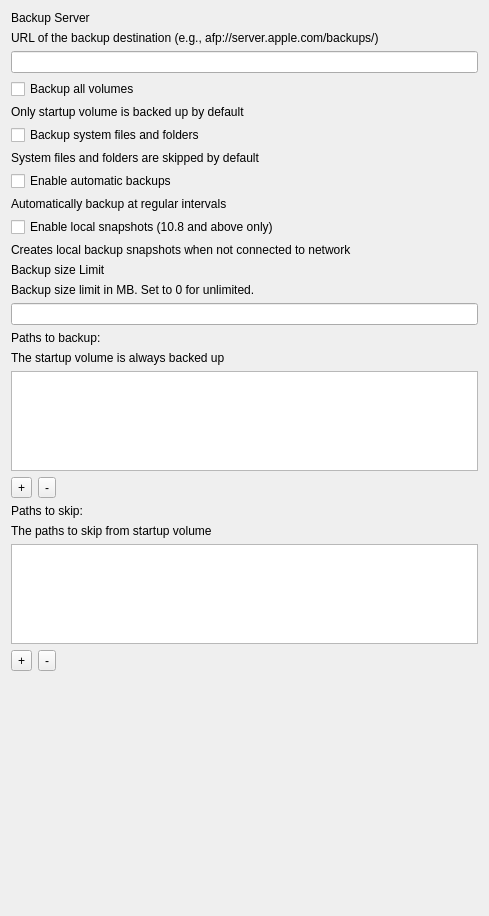
<?xml version="1.0" encoding="UTF-8"?>
<ui version="4.0">
 <class>TimeMachineForm</class>
 <widget class="QWidget" name="TimeMachineForm">
  <property name="geometry">
   <rect>
    <x>0</x>
    <y>0</y>
    <width>489</width>
    <height>916</height>
   </rect>
  </property>
  <layout class="QVBoxLayout" name="verticalLayout">
   <item>
    <widget class="QLabel" name="backupDestURLTitle">
     <property name="text">
      <string>Backup Server</string>
     </property>
     <property name="wordWrap">
      <bool>true</bool>
     </property>
    </widget>
   </item>
   <item>
    <widget class="QLabel" name="lTipbackupDestURLDescription">
     <property name="text">
      <string>URL of the backup destination (e.g., afp://server.apple.com/backups/)</string>
     </property>
    </widget>
   </item>
   <item>
    <widget class="QLineEdit" name="backupDestURLEdit"/>
   </item>
   <item>
    <widget class="QCheckBox" name="backupAllVolumesCheckbox">
     <property name="text">
      <string>Backup all volumes</string>
     </property>
    </widget>
   </item>
   <item>
    <widget class="QLabel" name="lTipbackupAllVolumesDescription">
     <property name="text">
      <string>Only startup volume is backed up by default</string>
     </property>
    </widget>
   </item>
   <item>
    <widget class="QCheckBox" name="backupSkipSysCheckbox">
     <property name="text">
      <string>Backup system files and folders</string>
     </property>
    </widget>
   </item>
   <item>
    <widget class="QLabel" name="lTipbackupSkipSysDescription">
     <property name="text">
      <string>System files and folders are skipped by default</string>
     </property>
    </widget>
   </item>
   <item>
    <widget class="QCheckBox" name="autoBackupCheckbox">
     <property name="text">
      <string>Enable automatic backups</string>
     </property>
    </widget>
   </item>
   <item>
    <widget class="QLabel" name="lTipautoBackupDescription">
     <property name="text">
      <string>Automatically backup at regular intervals</string>
     </property>
    </widget>
   </item>
   <item>
    <widget class="QCheckBox" name="mobileBackupsCheckbox">
     <property name="text">
      <string>Enable local snapshots (10.8 and above only)</string>
     </property>
    </widget>
   </item>
   <item>
    <widget class="QLabel" name="lTipmobileBackupsDescription">
     <property name="text">
      <string>Creates local backup snapshots when not connected to network</string>
     </property>
    </widget>
   </item>
   <item>
    <widget class="QLabel" name="backupSizeMBTitle">
     <property name="text">
      <string>Backup size Limit</string>
     </property>
     <property name="wordWrap">
      <bool>true</bool>
     </property>
    </widget>
   </item>
   <item>
    <widget class="QLabel" name="lTipbackupSizeMBDescription">
     <property name="text">
      <string>Backup size limit in MB. Set to 0 for unlimited.</string>
     </property>
    </widget>
   </item>
   <item>
    <widget class="QLineEdit" name="backupSizeMBEdit">
     <property name="text">
      <string/>
     </property>
    </widget>
   </item>
   <item>
    <widget class="QLabel" name="basePathsTitle">
     <property name="text">
      <string>Paths to backup:</string>
     </property>
    </widget>
   </item>
   <item>
    <widget class="QLabel" name="lTipbasePathsDescription">
     <property name="text">
      <string>The startup volume is always backed up</string>
     </property>
    </widget>
   </item>
   <item>
    <widget class="QListWidget" name="basePathsListWidget">
     <property name="sizePolicy">
      <sizepolicy hsizetype="MinimumExpanding" vsizetype="Minimum">
       <horstretch>0</horstretch>
       <verstretch>0</verstretch>
      </sizepolicy>
     </property>
     <property name="maximumSize">
      <size>
       <width>16667</width>
       <height>100</height>
      </size>
     </property>
     <property name="dragDropMode">
      <enum>QAbstractItemView::InternalMove</enum>
     </property>
    </widget>
   </item>
   <item>
    <layout class="QHBoxLayout" name="basePathsButtonsLayout">
     <item>
      <widget class="QToolButton" name="basePathsPlusButton">
       <property name="sizePolicy">
        <sizepolicy hsizetype="Fixed" vsizetype="Fixed">
         <horstretch>23</horstretch>
         <verstretch>23</verstretch>
        </sizepolicy>
       </property>
       <property name="text">
        <string>+</string>
       </property>
      </widget>
     </item>
     <item>
      <widget class="QToolButton" name="basePathsMinusButton">
       <property name="sizePolicy">
        <sizepolicy hsizetype="Fixed" vsizetype="Fixed">
         <horstretch>23</horstretch>
         <verstretch>23</verstretch>
        </sizepolicy>
       </property>
       <property name="text">
        <string>-</string>
       </property>
      </widget>
     </item>
     <item>
      <spacer name="basePathsSpacer">
       <property name="orientation">
        <enum>Qt::Horizontal</enum>
       </property>
       <property name="sizeHint" stdset="0">
        <size>
         <width>40</width>
         <height>20</height>
        </size>
       </property>
      </spacer>
     </item>
    </layout>
   </item>
   <item>
    <widget class="QLabel" name="skipPathsTitle">
     <property name="text">
      <string>Paths to skip:</string>
     </property>
    </widget>
   </item>
   <item>
    <widget class="QLabel" name="lTipskipPathsDescription">
     <property name="text">
      <string>The paths to skip from startup volume</string>
     </property>
    </widget>
   </item>
   <item>
    <widget class="QListWidget" name="skipPathsListWidget">
     <property name="sizePolicy">
      <sizepolicy hsizetype="MinimumExpanding" vsizetype="Minimum">
       <horstretch>0</horstretch>
       <verstretch>0</verstretch>
      </sizepolicy>
     </property>
     <property name="maximumSize">
      <size>
       <width>16667</width>
       <height>100</height>
      </size>
     </property>
     <property name="dragDropMode">
      <enum>QAbstractItemView::InternalMove</enum>
     </property>
    </widget>
   </item>
   <item>
    <layout class="QHBoxLayout" name="skipPathsButtonsLayout">
     <item>
      <widget class="QToolButton" name="skipPathsPlusButton">
       <property name="sizePolicy">
        <sizepolicy hsizetype="Fixed" vsizetype="Fixed">
         <horstretch>23</horstretch>
         <verstretch>23</verstretch>
        </sizepolicy>
       </property>
       <property name="text">
        <string>+</string>
       </property>
      </widget>
     </item>
     <item>
      <widget class="QToolButton" name="skipPathsMinusButton">
       <property name="sizePolicy">
        <sizepolicy hsizetype="Fixed" vsizetype="Fixed">
         <horstretch>23</horstretch>
         <verstretch>23</verstretch>
        </sizepolicy>
       </property>
       <property name="text">
        <string>-</string>
       </property>
      </widget>
     </item>
     <item>
      <spacer name="skipPathsSpacer">
       <property name="orientation">
        <enum>Qt::Horizontal</enum>
       </property>
       <property name="sizeHint" stdset="0">
        <size>
         <width>40</width>
         <height>20</height>
        </size>
       </property>
      </spacer>
     </item>
    </layout>
   </item>
   <item>
    <spacer name="finalSpacer">
     <property name="orientation">
      <enum>Qt::Vertical</enum>
     </property>
     <property name="sizeHint" stdset="0">
      <size>
       <width>20</width>
       <height>40</height>
      </size>
     </property>
    </spacer>
   </item>
  </layout>
 </widget>
 <tabstops>
  <tabstop>basePathsListWidget</tabstop>
  <tabstop>basePathsPlusButton</tabstop>
  <tabstop>basePathsMinusButton</tabstop>
 </tabstops>
 <resources/>
 <connections/>
</ui>
